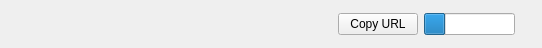
<?xml version="1.0" encoding="UTF-8"?>
<ui version="4.0">
 <class>StatusWidgetBase</class>
 <widget class="QWidget" name="StatusWidgetBase">
  <property name="geometry">
   <rect>
    <x>0</x>
    <y>0</y>
    <width>542</width>
    <height>48</height>
   </rect>
  </property>
  <property name="windowTitle">
   <string>Form</string>
  </property>
  <layout class="QHBoxLayout" name="horizontalLayout" stretch="20,5,5,1">
   <item>
    <widget class="QLabel" name="lMessageSpace">
     <property name="text">
      <string/>
     </property>
    </widget>
   </item>
   <item>
    <widget class="QPushButton" name="pbCopyURLBase">
     <property name="text">
      <string>Copy URL</string>
     </property>
    </widget>
   </item>
   <item>
    <widget class="QProgressBar" name="progressBarBase">
     <property name="value">
      <number>24</number>
     </property>
     <property name="textVisible">
      <bool>false</bool>
     </property>
    </widget>
   </item>
   <item>
    <spacer name="horizontalSpacer">
     <property name="orientation">
      <enum>Qt::Horizontal</enum>
     </property>
     <property name="sizeHint" stdset="0">
      <size>
       <width>11</width>
       <height>20</height>
      </size>
     </property>
    </spacer>
   </item>
  </layout>
 </widget>
 <resources/>
 <connections/>
</ui>
